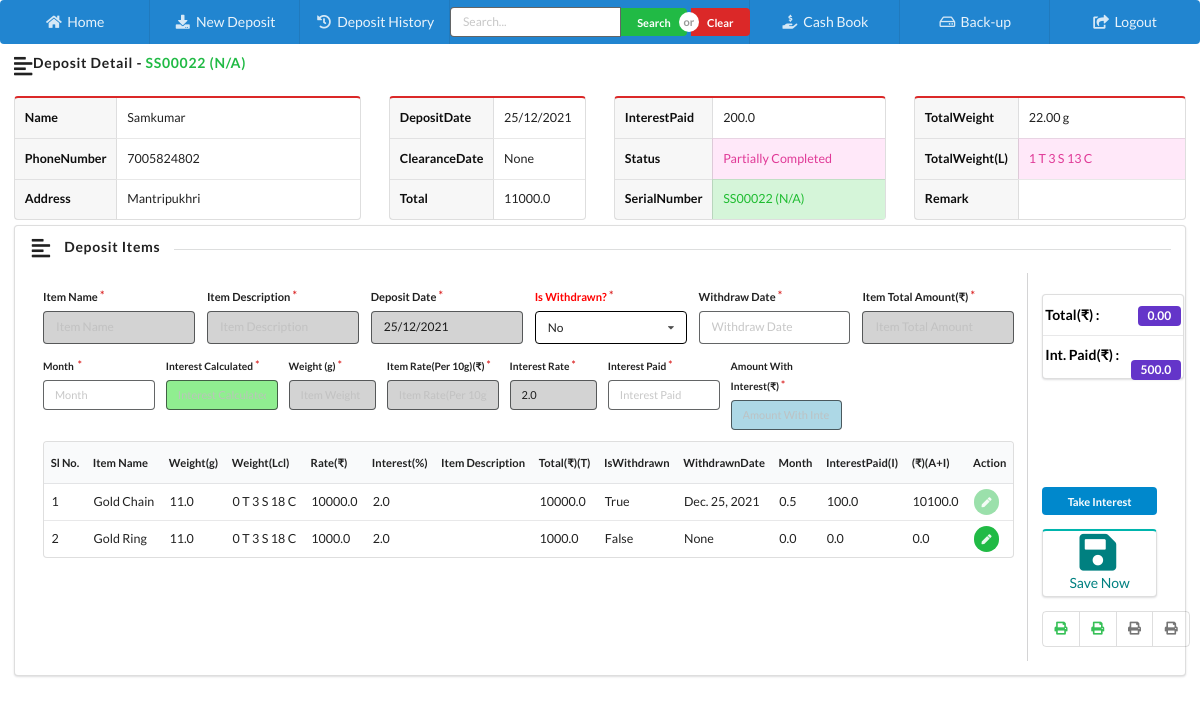
Page /deposit_detail/22/ (signed in) on the earlier database version.
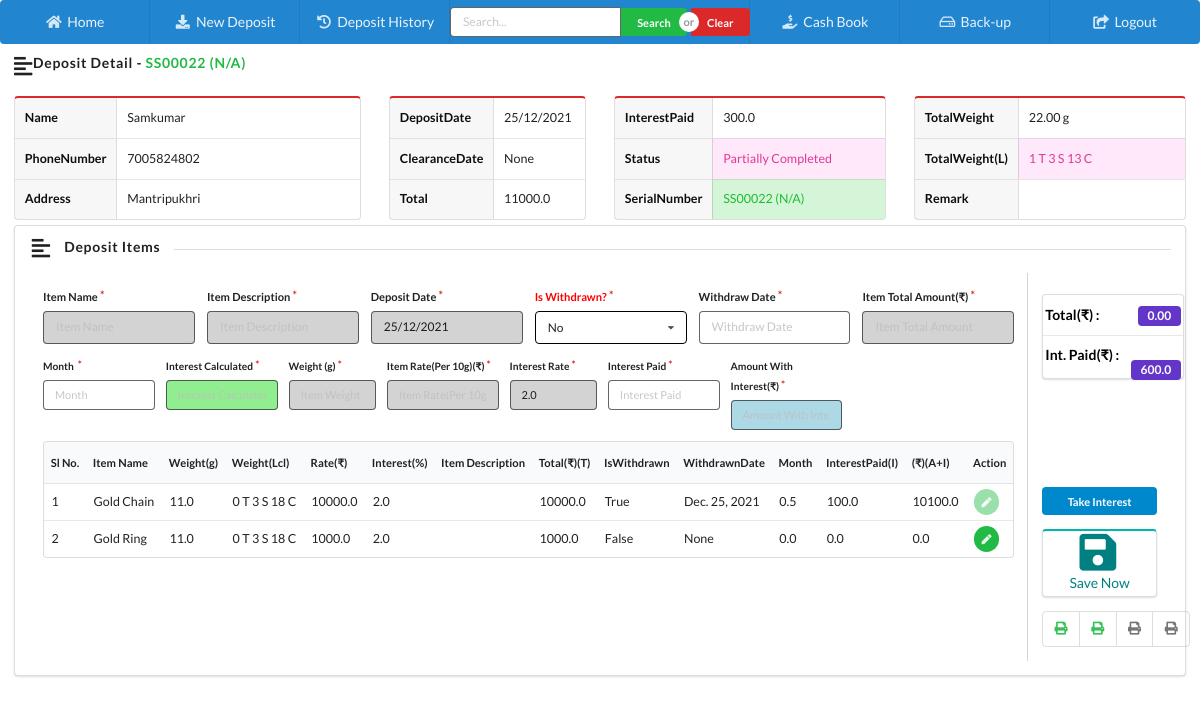
Same page on the later database version.
### home/models.py (models this page shows, shortened)
class Deposit(models.Model):
    depositSerialID = models.CharField(max_length=200, blank=True, null=True)
    oldID = models.CharField(max_length=200, blank=True, null=True)
    customerName = models.CharField(max_length=200, blank=True, null=True)
    phone = models.CharField(max_length=20, blank=True, null=True)
    address = models.TextField(blank=True, null=True)
    depositDate = models.DateField(blank=True, null=True)
    statusID = models.ForeignKey(Status, blank=True, null=True, on_delete=models.CASCADE)
    totalAmount = models.FloatField(default=0.0)
    totalAmountPaid = models.FloatField(default=0.0)
    totalInterestPaid = models.FloatField(default=0.0)
    clearanceDate = models.DateField(blank=True, null=True)
    totalWeight = models.CharField(max_length=200, blank=True, null=True)
    totalWeightL = models.CharField(max_length=200, blank=True, null=True)
    remark = models.TextField(blank=True, null=True)
    isDeleted = models.BooleanField(default=False)
    datetime = models.DateTimeField(auto_now_add=True, auto_now=False)
    lastUpdatedOn = models.DateTimeField(auto_now_add=False, auto_now=True)
    class Meta:
        verbose_name_plural = 'B) Deposit List'

class Status(models.Model):
    name = models.CharField(max_length=200, blank=True, null=True)
    isDeleted = models.BooleanField(default=False)
    datetime = models.DateTimeField(auto_now_add=True, auto_now=False)
    lastUpdatedOn = models.DateTimeField(auto_now_add=False, auto_now=True)
    def __str__(self):
        return self.name
    class Meta:
        verbose_name_plural = 'A) Status List'

### home/views.py (the view)
# urls.py: path('deposit_detail/<int:id>/', deposit_detail, name='deposit_detail'),
@is_activated()
def deposit_detail(request, id=None):
    if request.user.is_authenticated:
        instance = get_object_or_404(Deposit, id=int(id))
        items = DepositItem.objects.filter(depositID_id=instance.pk)
        all_in = Interest.objects.filter(depositID_id=int(id))
        total = 0.0
        for i in all_in:
            total = total + i.amount
        context = {
            'instance': instance,
            'items': items,
            'total':total
        }
        return render(request, 'home/depositDetail.html', context)
    else:
        return redirect('homeApp:loginPage')

### activation/views.py (called while the page is built)
def is_activated():
    def _is_activated(view_func):
        @wraps(view_func)
        def wrapper(request, *args, **kwargs):
            try:
                val = Validity.objects.last()
                if val.expiryDate < datetime.today().date():
                    return redirect('/activate/')
                return view_func(request, *args, **kwargs)
            except:
                return view_func(request, *args, **kwargs)
        return wrapper
    return _is_activated

### home/templates/home/depositDetail.html (shortened to what the changed rows need)
{% extends 'home/index.html' %}
{% block body %}
    <div class="ui padded grid">
        <h5 class="ui horizontal left aligned divider header">
            <i class="left align icon"></i>
            Deposit Detail - <span class="ui text green"> {{ instance.depositSerialID }} ({{ instance.oldID }})</span>
        </h5>
        <div class="row" style="padding-bottom: 5px!important;padding-top: 5px!important;">
            <div class="five wide column">
                <table class="ui red definition table">
                    <tbody>
                    <tr>
                        <td class="two wide column">Name</td>
                        <td id="Name">{{ instance.customerName }}</td>
                    </tr>
                    <tr>
                        <td>PhoneNumber</td>
                        <td id="Phone">{{ instance.phone }}</td>
                    </tr>
                    <tr>
                        <td>Address</td>
                        <td id="Address">{{ instance.address }}</td>
                    </tr>
                    </tbody>
                </table>
            </div>
            <div class="three wide column">
                <table class="ui red definition table">
                    <tbody>
                    <tr>
                        <td class="two wide column">DepositDate</td>
                        <td id="DepositDate">{{ instance.depositDate|date:"d/m/Y" }}</td>
                    </tr>
                    <tr>
                        <td>ClearanceDate</td>
                        <td id="ClearanceDate">{{ instance.clearanceDate }}</td>
                    </tr>
                    <tr>
                        <td>Total</td>
                        <td id="TotalAmount">{{ instance.totalAmount }}</td>
                    </tr>
                    </tbody>
                </table>
            </div>
            <div class="four wide column">
                <table class="ui red definition table">
                    <tbody>
                    <tr>
                        <td class="two wide column">InterestPaid</td>
                        <td id="TotalInterestPaid">{{ instance.totalInterestPaid }}</td>
                    </tr>
                    <tr>
                        <td>Status</td>
                        <td id="Status" class="pink">{{ instance.statusID }}</td>
                    </tr>
                    <tr>
                        <td>SerialNumber</td>
                        <td id="DepositSerialID" class="green">{{ instance.depositSerialID }} ({{ instance.oldID }})</td>
                    </tr>
                    </tbody>
                </table>
            </div>
            <div class="four wide column">
                                <table class="ui red definition table">
                                  <tbody>
                                    <tr>
                                      <td class="two wide column">TotalWeight</td>
                                      <td id="totalWeight">{{ instance.totalWeight }} g</td>
                                    </tr>
                                    <tr>
                                      <td>TotalWeight(L)</td>
                                      <td id="totalWeightL" class="pink">{{ instance.totalWeightL }}</td>
                                    </tr>
                                  </tbody>
                                </table>
                                </div>
        </div>
        <div class="sixteen wide column">
            <div class="ui segment" style="min-height: 450px;">
                <div class="ui internally celled  grid">
                    <div class="fourteen wide column">
                        <table class="ui very compact table " id="itemTable" style="font-size: 0.8em">
                            <thead>
                            <tr>
                                <th>Sl No.</th>
                                <th>Item Name</th>
                                <th>Weight(g)</th>
                                <th>Weight(Lcl)</th>
                                <th>Rate(₹)</th>
                                <th>Interest(%)</th>
                                <th>Item Description</th>
                                <th>Total(₹)(T)</th>
                                <th>IsWithdrawn</th>
                                <th>WithdrawnDate</th>
                                <th>Month</th>
                                <th>InterestPaid(I)</th>
                                <th>(₹)(A+I)</th>
                                <th>Action</th>
                            </tr>
                            </thead>
                        </table>
                    </div>
                    <div class="two wide column">
                        <div class="ui vertical menu"
                             style="width: 99%;float: right;position: absolute;text-align: left;margin-bottom: 0; margin-top: 0.5em;">
                   <a class="teal item ">
                                                <strong style="color: black;">Int. Paid(₹) :</strong>
                                                <div class="ui violet label" id="totalIntAmount">{{ total }}</div>
                                            </a>
                        </div>
                    </div>
                </div>
            </div>
        </div>
    </div>
{% endblock %}

Differences in the rows shown:
changed Deposit "SS00022": totalInterestPaid "200.0" → "300.0"
Other differences:
{{ total }}: "500.0" → "600.0"
